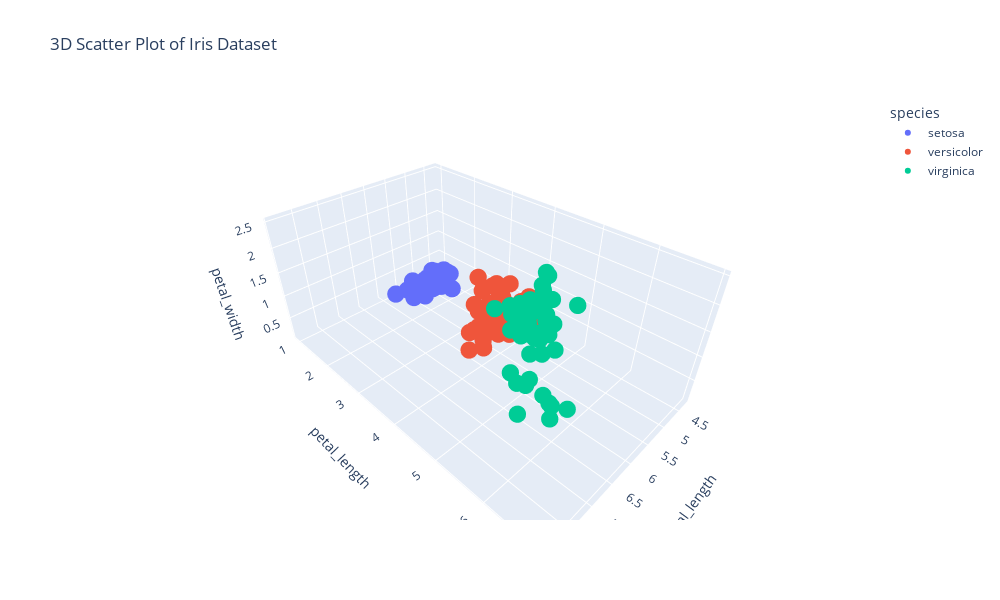

Source (notebook cell):
### Code cell
import plotly.express as px

fig = px.scatter_3d(
    df,
    x='sepal_length',
    y='petal_length',
    z='petal_width',
    color='species',
    title='3D Scatter Plot of Iris Dataset',
    width=1000,  # make it wide
    height=600, # make it tall
)

fig.update_traces(marker=dict(size=6))  # adjust marker size
fig.show()

### Figure 1 — Plotly figure (JSON) as saved in the notebook; plotly's stock layout.template omitted (floating-point values rounded to 4 significant figures)
{"data": [{"hovertemplate": "species=setosa<br>sepal_length=%{x}<br>petal_length=%{y}<br>petal_width=%{z}<extra></extra>", "legendgroup": "setosa", "marker": {"color": "#636efa", "size": 6, "symbol": "circle"}, "mode": "markers", "name": "setosa", "scene": "scene", "showlegend": true, "type": "scatter3d", "x": [5.1, 4.9, 4.7, 4.6, 5, 5.4, 4.6, 5, 4.4, 4.9, 5.4, 4.8, 4.8, 4.3, 5.8, 5.7, 5.4, 5.1, 5.7, 5.1, 5.4, 5.1, 4.6, 5.1, 4.8, 5, 5, 5.2, 5.2, 4.7, 4.8, 5.4, 5.2, 5.5, 4.9, 5, 5.5, 4.9, 4.4, 5.1, 5, 4.5, 4.4, 5, 5.1, 4.8, 5.1, 4.6, 5.3, 5], "y": [1.4, 1.4, 1.3, 1.5, 1.4, 1.7, 1.4, 1.5, 1.4, 1.5, 1.5, 1.6, 1.4, 1.1, 1.2, 1.5, 1.3, 1.4, 1.7, 1.5, 1.7, 1.5, 1, 1.7, 1.9, 1.6, 1.6, 1.5, 1.4, 1.6, 1.6, 1.5, 1.5, 1.4, 1.5, 1.2, 1.3, 1.5, 1.3, 1.5, 1.3, 1.3, 1.3, 1.6, 1.9, 1.4, 1.6, 1.4, 1.5, 1.4], "z": [0.2, 0.2, 0.2, 0.2, 0.2, 0.4, 0.3, 0.2, 0.2, 0.1, 0.2, 0.2, 0.1, 0.1, 0.2, 0.4, 0.4, 0.3, 0.3, 0.3, 0.2, 0.4, 0.2, 0.5, 0.2, 0.2, 0.4, 0.2, 0.2, 0.2, 0.2, 0.4, 0.1, 0.2, 0.1, 0.2, 0.2, 0.1, 0.2, 0.2, 0.3, 0.3, 0.2, 0.6, 0.4, 0.3, 0.2, 0.2, 0.2, 0.2]}, {"hovertemplate": "species=versicolor<br>sepal_length=%{x}<br>petal_length=%{y}<br>petal_width=%{z}<extra></extra>", "legendgroup": "versicolor", "marker": {"color": "#EF553B", "size": 6, "symbol": "circle"}, "mode": "markers", "name": "versicolor", "scene": "scene", "showlegend": true, "type": "scatter3d", "x": [7, 6.4, 6.9, 5.5, 6.5, 5.7, 6.3, 4.9, 6.6, 5.2, 5, 5.9, 6, 6.1, 5.6, 6.7, 5.6, 5.8, 6.2, 5.6, 5.9, 6.1, 6.3, 6.1, 6.4, 6.6, 6.8, 6.7, 6, 5.7, 5.5, 5.5, 5.8, 6, 5.4, 6, 6.7, 6.3, 5.6, 5.5, 5.5, 6.1, 5.8, 5, 5.6, 5.7, 5.7, 6.2, 5.1, 5.7], "y": [4.7, 4.5, 4.9, 4, 4.6, 4.5, 4.7, 3.3, 4.6, 3.9, 3.5, 4.2, 4, 4.7, 3.6, 4.4, 4.5, 4.1, 4.5, 3.9, 4.8, 4, 4.9, 4.7, 4.3, 4.4, 4.8, 5, 4.5, 3.5, 3.8, 3.7, 3.9, 5.1, 4.5, 4.5, 4.7, 4.4, 4.1, 4, 4.4, 4.6, 4, 3.3, 4.2, 4.2, 4.2, 4.3, 3, 4.1], "z": [1.4, 1.5, 1.5, 1.3, 1.5, 1.3, 1.6, 1, 1.3, 1.4, 1, 1.5, 1, 1.4, 1.3, 1.4, 1.5, 1, 1.5, 1.1, 1.8, 1.3, 1.5, 1.2, 1.3, 1.4, 1.4, 1.7, 1.5, 1, 1.1, 1, 1.2, 1.6, 1.5, 1.6, 1.5, 1.3, 1.3, 1.3, 1.2, 1.4, 1.2, 1, 1.3, 1.2, 1.3, 1.3, 1.1, 1.3]}, {"hovertemplate": "species=virginica<br>sepal_length=%{x}<br>petal_length=%{y}<br>petal_width=%{z}<extra></extra>", "legendgroup": "virginica", "marker": {"color": "#00cc96", "size": 6, "symbol": "circle"}, "mode": "markers", "name": "virginica", "scene": "scene", "showlegend": true, "type": "scatter3d", "x": [6.3, 5.8, 7.1, 6.3, 6.5, 7.6, 4.9, 7.3, 6.7, 7.2, 6.5, 6.4, 6.8, 5.7, 5.8, 6.4, 6.5, 7.7, 7.7, 6, 6.9, 5.6, 7.7, 6.3, 6.7, 7.2, 6.2, 6.1, 6.4, 7.2, 7.4, 7.9, 6.4, 6.3, 6.1, 7.7, 6.3, 6.4, 6, 6.9, 6.7, 6.9, 5.8, 6.8, 6.7, 6.7, 6.3, 6.5, 6.2, 5.9], "y": [6, 5.1, 5.9, 5.6, 5.8, 6.6, 4.5, 6.3, 5.8, 6.1, 5.1, 5.3, 5.5, 5, 5.1, 5.3, 5.5, 6.7, 6.9, 5, 5.7, 4.9, 6.7, 4.9, 5.7, 6, 4.8, 4.9, 5.6, 5.8, 6.1, 6.4, 5.6, 5.1, 5.6, 6.1, 5.6, 5.5, 4.8, 5.4, 5.6, 5.1, 5.1, 5.9, 5.7, 5.2, 5, 5.2, 5.4, 5.1], "z": [2.5, 1.9, 2.1, 1.8, 2.2, 2.1, 1.7, 1.8, 1.8, 2.5, 2, 1.9, 2.1, 2, 2.4, 2.3, 1.8, 2.2, 2.3, 1.5, 2.3, 2, 2, 1.8, 2.1, 1.8, 1.8, 1.8, 2.1, 1.6, 1.9, 2, 2.2, 1.5, 1.4, 2.3, 2.4, 1.8, 1.8, 2.1, 2.4, 2.3, 1.9, 2.3, 2.5, 2.3, 1.9, 2, 2.3, 1.8]}], "layout": {"height": 600, "legend": {"title": {"text": "species"}, "tracegroupgap": 0}, "scene": {"domain": {"x": [0, 1], "y": [0, 1]}, "xaxis": {"title": {"text": "sepal_length"}}, "yaxis": {"title": {"text": "petal_length"}}, "zaxis": {"title": {"text": "petal_width"}}}, "title": {"text": "3D Scatter Plot of Iris Dataset"}, "width": 1000}}
